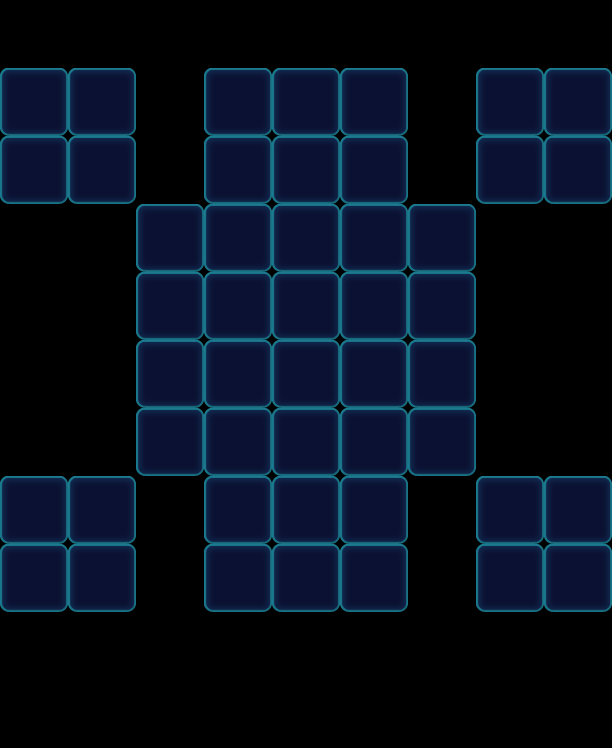

A 2D game scene composited from a Tiled map and its tileset images. What follows is a short description and the map's XML, with each tile layer's data collapsed to a summary:
An orthogonal 9x11 tile map with 68x68 px tiles, 1 tile layer (Valid), 2 tilesets and 29 objects (16x Boss, 8x Ice, 5x Factory_Normal).

<map version="1.0" orientation="orthogonal" width="9" height="11" tilewidth="68" tileheight="68">
 <tileset firstgid="1" name="game_grid1" tilewidth="68" tileheight="68">
  <image source="game_grid1.png" width="68" height="68" />
 </tileset>
 <tileset firstgid="2" name="map" tilewidth="68" tileheight="68">
  <image source="map.png" width="1024" height="1024" />
 </tileset>
 <layer name="Valid" width="9" height="11">
  <data>[99 cells, 48 non-empty, 1 distinct tile ids]</data>
 </layer>
 <objectgroup name="BottomObj" width="9" height="11" />
 <objectgroup name="MiddleObj" width="9" height="11" />
 <objectgroup color="#000000" name="TopObj" width="9" height="11">
  <object name="10" type="Factory_Normal" x="204" y="0" width="68" height="68">
   <properties>
    <property name="FactoryColorsConfig" value="Blue,Green,Yellow,Pink,Purple" />
   </properties>
  </object>
  <object name="10" type="Factory_Normal" x="340" y="0" width="68" height="68">
   <properties>
    <property name="FactoryColorsConfig" value="Blue,Green,Yellow,Pink,Purple" />
   </properties>
  </object>
  <object name="10" type="Factory_Normal" x="272" y="0" width="68" height="68">
   <properties>
    <property name="FactoryColorsConfig" value="Blue,Green,Yellow,Pink,Purple" />
   </properties>
  </object>
  <object name="10" type="Boss" x="0" y="68" width="68" height="68">
   <properties>
    <property name="BossName" value="Color1" />
    <property name="BossType" value="ColorBoss" />
    <property name="BossTypeConfig" value="Blue,Green,Yellow,Pink,Purple" />
   </properties>
  </object>
  <object name="10" type="Boss" x="476" y="68" width="68" height="68">
   <properties>
    <property name="BossName" value="Color2" />
    <property name="BossType" value="ColorBoss" />
    <property name="BossTypeConfig" value="Blue,Green,Yellow,Pink,Purple" />
   </properties>
  </object>
  <object name="10" type="Boss" x="0" y="476" width="68" height="68">
   <properties>
    <property name="BossName" value="Color4" />
    <property name="BossType" value="ColorBoss" />
    <property name="BossTypeConfig" value="Blue,Green,Yellow,Pink,Purple" />
   </properties>
  </object>
  <object name="10" type="Boss" x="476" y="476" width="68" height="68">
   <properties>
    <property name="BossName" value="Color3" />
    <property name="BossType" value="ColorBoss" />
    <property name="BossTypeConfig" value="Blue,Green,Yellow,Pink,Purple" />
   </properties>
  </object>
  <object name="10" type="Ice" x="136" y="204" width="68" height="68">
   <properties>
    <property name="Layers" value="3" />
   </properties>
  </object>
  <object name="10" type="Ice" x="136" y="272" width="68" height="68">
   <properties>
    <property name="Layers" value="3" />
   </properties>
  </object>
  <object name="10" type="Ice" x="136" y="340" width="68" height="68">
   <properties>
    <property name="Layers" value="3" />
   </properties>
  </object>
  <object name="10" type="Ice" x="136" y="408" width="68" height="68">
   <properties>
    <property name="Layers" value="3" />
   </properties>
  </object>
  <object name="10" type="Ice" x="408" y="340" width="68" height="68">
   <properties>
    <property name="Layers" value="3" />
   </properties>
  </object>
  <object name="10" type="Ice" x="408" y="272" width="68" height="68">
   <properties>
    <property name="Layers" value="3" />
   </properties>
  </object>
  <object name="10" type="Ice" x="408" y="204" width="68" height="68">
   <properties>
    <property name="Layers" value="3" />
   </properties>
  </object>
  <object name="10" type="Ice" x="408" y="408" width="68" height="68">
   <properties>
    <property name="Layers" value="3" />
   </properties>
  </object>
  <object name="10" type="Factory_Normal" x="136" y="136" width="68" height="68">
   <properties>
    <property name="FactoryColorsConfig" value="Blue,Green,Yellow,Pink,Purple" />
   </properties>
  </object>
  <object name="10" type="Factory_Normal" x="408" y="136" width="68" height="68">
   <properties>
    <property name="FactoryColorsConfig" value="Blue,Green,Yellow,Pink,Purple" />
   </properties>
  </object>
  <object name="10" type="Boss" x="68" y="68" width="68" height="68">
   <properties>
    <property name="BossName" value="Color1" />
    <property name="BossType" value="ColorBoss" />
    <property name="BossTypeConfig" value="Blue,Green,Yellow,Pink,Purple" />
   </properties>
  </object>
  <object name="10" type="Boss" x="0" y="136" width="68" height="68">
   <properties>
    <property name="BossName" value="Color1" />
    <property name="BossType" value="ColorBoss" />
    <property name="BossTypeConfig" value="Blue,Green,Yellow,Pink,Purple" />
   </properties>
  </object>
  <object name="10" type="Boss" x="68" y="136" width="68" height="68">
   <properties>
    <property name="BossName" value="Color1" />
    <property name="BossType" value="ColorBoss" />
    <property name="BossTypeConfig" value="Blue,Green,Yellow,Pink,Purple" />
   </properties>
  </object>
  <object name="10" type="Boss" x="544" y="68" width="68" height="68">
   <properties>
    <property name="BossName" value="Color2" />
    <property name="BossType" value="ColorBoss" />
    <property name="BossTypeConfig" value="Blue,Green,Yellow,Pink,Purple" />
   </properties>
  </object>
  <object name="10" type="Boss" x="476" y="136" width="68" height="68">
   <properties>
    <property name="BossName" value="Color2" />
    <property name="BossType" value="ColorBoss" />
    <property name="BossTypeConfig" value="Blue,Green,Yellow,Pink,Purple" />
   </properties>
  </object>
  <object name="10" type="Boss" x="544" y="136" width="68" height="68">
   <properties>
    <property name="BossName" value="Color2" />
    <property name="BossType" value="ColorBoss" />
    <property name="BossTypeConfig" value="Blue,Green,Yellow,Pink,Purple" />
   </properties>
  </object>
  <object name="10" type="Boss" x="544" y="476" width="68" height="68">
   <properties>
    <property name="BossName" value="Color3" />
    <property name="BossType" value="ColorBoss" />
    <property name="BossTypeConfig" value="Blue,Green,Yellow,Pink,Purple" />
   </properties>
  </object>
  <object name="10" type="Boss" x="476" y="544" width="68" height="68">
   <properties>
    <property name="BossName" value="Color3" />
    <property name="BossType" value="ColorBoss" />
    <property name="BossTypeConfig" value="Blue,Green,Yellow,Pink,Purple" />
   </properties>
  </object>
  <object name="10" type="Boss" x="544" y="544" width="68" height="68">
   <properties>
    <property name="BossName" value="Color3" />
    <property name="BossType" value="ColorBoss" />
    <property name="BossTypeConfig" value="Blue,Green,Yellow,Pink,Purple" />
   </properties>
  </object>
  <object name="10" type="Boss" x="68" y="476" width="68" height="68">
   <properties>
    <property name="BossName" value="Color4" />
    <property name="BossType" value="ColorBoss" />
    <property name="BossTypeConfig" value="Blue,Green,Yellow,Pink,Purple" />
   </properties>
  </object>
  <object name="10" type="Boss" x="0" y="544" width="68" height="68">
   <properties>
    <property name="BossName" value="Color4" />
    <property name="BossType" value="ColorBoss" />
    <property name="BossTypeConfig" value="Blue,Green,Yellow,Pink,Purple" />
   </properties>
  </object>
  <object name="10" type="Boss" x="68" y="544" width="68" height="68">
   <properties>
    <property name="BossName" value="Color4" />
    <property name="BossType" value="ColorBoss" />
    <property name="BossTypeConfig" value="Blue,Green,Yellow,Pink,Purple" />
   </properties>
  </object>
 </objectgroup>
</map>
